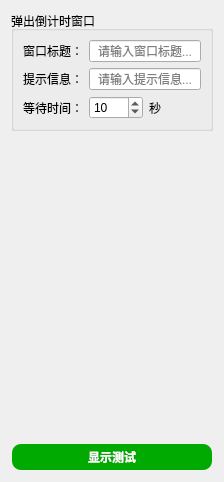
       <widget class="QWidget" name="tab_28">
        <attribute name="title">
         <string>倒计时窗口</string>
        </attribute>
        <layout class="QVBoxLayout" name="verticalLayout_68">
         <item>
          <widget class="QGroupBox" name="groupBox_35">
           <property name="title">
            <string>弹出倒计时窗口</string>
           </property>
           <layout class="QVBoxLayout" name="verticalLayout_67">
            <item>
             <layout class="QHBoxLayout" name="horizontalLayout_6">
              <item>
               <widget class="QLabel" name="label_119">
                <property name="text">
                 <string>窗口标题：</string>
                </property>
                <property name="alignment">
                 <set>Qt::AlignmentFlag::AlignCenter</set>
                </property>
               </widget>
              </item>
              <item>
               <widget class="QLineEdit" name="lineEdit_2">
                <property name="text">
                 <string/>
                </property>
                <property name="alignment">
                 <set>Qt::AlignmentFlag::AlignCenter</set>
                </property>
                <property name="placeholderText">
                 <string>请输入窗口标题...</string>
                </property>
               </widget>
              </item>
             </layout>
            </item>
            <item>
             <layout class="QHBoxLayout" name="horizontalLayout_10">
              <item>
               <widget class="QLabel" name="label_120">
                <property name="text">
                 <string>提示信息：</string>
                </property>
                <property name="alignment">
                 <set>Qt::AlignmentFlag::AlignCenter</set>
                </property>
               </widget>
              </item>
              <item>
               <widget class="QLineEdit" name="lineEdit_6">
                <property name="text">
                 <string/>
                </property>
                <property name="alignment">
                 <set>Qt::AlignmentFlag::AlignCenter</set>
                </property>
                <property name="placeholderText">
                 <string>请输入提示信息...</string>
                </property>
               </widget>
              </item>
             </layout>
            </item>
            <item>
             <layout class="QHBoxLayout" name="horizontalLayout_3">
              <item>
               <widget class="QLabel" name="label_121">
                <property name="text">
                 <string>等待时间：</string>
                </property>
                <property name="alignment">
                 <set>Qt::AlignmentFlag::AlignCenter</set>
                </property>
               </widget>
              </item>
              <item>
               <widget class="QSpinBox" name="spinBox_25">
                <property name="minimum">
                 <number>1</number>
                </property>
                <property name="maximum">
                 <number>9999</number>
                </property>
                <property name="value">
                 <number>10</number>
                </property>
               </widget>
              </item>
              <item>
               <widget class="QLabel" name="label_122">
                <property name="text">
                 <string>秒</string>
                </property>
                <property name="alignment">
                 <set>Qt::AlignmentFlag::AlignCenter</set>
                </property>
               </widget>
              </item>
              <item>
               <spacer name="horizontalSpacer_4">
                <property name="orientation">
                 <enum>Qt::Orientation::Horizontal</enum>
                </property>
                <property name="sizeHint" stdset="0">
                 <size>
                  <width>40</width>
                  <height>20</height>
                 </size>
                </property>
               </spacer>
              </item>
             </layout>
            </item>
           </layout>
          </widget>
         </item>
         <item>
          <spacer name="verticalSpacer_18">
           <property name="orientation">
            <enum>Qt::Orientation::Vertical</enum>
           </property>
           <property name="sizeHint" stdset="0">
            <size>
             <width>20</width>
             <height>306</height>
            </size>
           </property>
          </spacer>
         </item>
         <item>
          <widget class="QPushButton" name="pushButton_25">
           <property name="palette">
            <palette>
             <active>
              <colorrole role="WindowText">
               <brush brushstyle="SolidPattern">
                <color alpha="255">
                 <red>255</red>
                 <green>255</green>
                 <blue>255</blue>
                </color>
               </brush>
              </colorrole>
              <colorrole role="Button">
               <brush brushstyle="SolidPattern">
                <color alpha="255">
                 <red>0</red>
                 <green>170</green>
                 <blue>0</blue>
                </color>
               </brush>
              </colorrole>
              <colorrole role="Text">
               <brush brushstyle="SolidPattern">
                <color alpha="255">
                 <red>255</red>
                 <green>255</green>
                 <blue>255</blue>
                </color>
               </brush>
              </colorrole>
              <colorrole role="ButtonText">
               <brush brushstyle="SolidPattern">
                <color alpha="255">
                 <red>255</red>
                 <green>255</green>
                 <blue>255</blue>
                </color>
               </brush>
              </colorrole>
              <colorrole role="Base">
               <brush brushstyle="SolidPattern">
                <color alpha="255">
                 <red>0</red>
                 <green>170</green>
                 <blue>0</blue>
                </color>
               </brush>
              </colorrole>
              <colorrole role="Window">
               <brush brushstyle="SolidPattern">
                <color alpha="255">
                 <red>0</red>
                 <green>170</green>
                 <blue>0</blue>
                </color>
               </brush>
              </colorrole>
              <colorrole role="PlaceholderText">
               <brush brushstyle="NoBrush">
                <color alpha="128">
                 <red>255</red>
                 <green>255</green>
                 <blue>255</blue>
                </color>
               </brush>
              </colorrole>
             </active>
             <inactive>
              <colorrole role="WindowText">
               <brush brushstyle="SolidPattern">
                <color alpha="255">
                 <red>255</red>
                 <green>255</green>
                 <blue>255</blue>
                </color>
               </brush>
              </colorrole>
              <colorrole role="Button">
               <brush brushstyle="SolidPattern">
                <color alpha="255">
                 <red>0</red>
                 <green>170</green>
                 <blue>0</blue>
                </color>
               </brush>
              </colorrole>
              <colorrole role="Text">
               <brush brushstyle="SolidPattern">
                <color alpha="255">
                 <red>255</red>
                 <green>255</green>
                 <blue>255</blue>
                </color>
               </brush>
              </colorrole>
              <colorrole role="ButtonText">
               <brush brushstyle="SolidPattern">
                <color alpha="255">
                 <red>255</red>
                 <green>255</green>
                 <blue>255</blue>
                </color>
               </brush>
              </colorrole>
              <colorrole role="Base">
               <brush brushstyle="SolidPattern">
                <color alpha="255">
                 <red>0</red>
                 <green>170</green>
                 <blue>0</blue>
                </color>
               </brush>
              </colorrole>
              <colorrole role="Window">
               <brush brushstyle="SolidPattern">
                <color alpha="255">
                 <red>0</red>
                 <green>170</green>
                 <blue>0</blue>
                </color>
               </brush>
              </colorrole>
              <colorrole role="PlaceholderText">
               <brush brushstyle="NoBrush">
                <color alpha="128">
                 <red>255</red>
                 <green>255</green>
                 <blue>255</blue>
                </color>
               </brush>
              </colorrole>
             </inactive>
             <disabled>
              <colorrole role="WindowText">
               <brush brushstyle="SolidPattern">
                <color alpha="255">
                 <red>255</red>
                 <green>255</green>
                 <blue>255</blue>
                </color>
               </brush>
              </colorrole>
              <colorrole role="Button">
               <brush brushstyle="SolidPattern">
                <color alpha="255">
                 <red>0</red>
                 <green>170</green>
                 <blue>0</blue>
                </color>
               </brush>
              </colorrole>
              <colorrole role="Text">
               <brush brushstyle="SolidPattern">
                <color alpha="255">
                 <red>255</red>
                 <green>255</green>
                 <blue>255</blue>
                </color>
               </brush>
              </colorrole>
              <colorrole role="ButtonText">
               <brush brushstyle="SolidPattern">
                <color alpha="92">
                 <red>0</red>
                 <green>0</green>
                 <blue>0</blue>
                </color>
               </brush>
              </colorrole>
              <colorrole role="Base">
               <brush brushstyle="SolidPattern">
                <color alpha="255">
                 <red>0</red>
                 <green>170</green>
                 <blue>0</blue>
                </color>
               </brush>
              </colorrole>
              <colorrole role="Window">
               <brush brushstyle="SolidPattern">
                <color alpha="255">
                 <red>0</red>
                 <green>170</green>
                 <blue>0</blue>
                </color>
               </brush>
              </colorrole>
              <colorrole role="PlaceholderText">
               <brush brushstyle="NoBrush">
                <color alpha="128">
                 <red>255</red>
                 <green>255</green>
                 <blue>255</blue>
                </color>
               </brush>
              </colorrole>
             </disabled>
            </palette>
           </property>
           <property name="font">
            <font>
             <family>Microsoft YaHei</family>
             <bold>true</bold>
            </font>
           </property>
           <property name="styleSheet">
            <string notr="true">QPushButton {
    background-color: rgb(0, 170, 0);
    color: white;
    border-radius: 10px; /* 设置圆角半径 */
    font-family: 'Microsoft YaHei'; /* 设置字体为微软雅黑 */
    padding: 3px 5px; /* 设置内边距，使按钮看起来更美观 */
    border: 2px solid transparent; /* 设置边框为透明 */
}

QPushButton:hover {
    background-color: rgb(0, 150, 0); /* 设置鼠标悬停时的背景颜色 */
}

QPushButton:pressed {
    background-color: rgb(0, 100, 0); /* 设置按钮按下时的背景颜色 */
}
</string>
           </property>
           <property name="text">
            <string>显示测试</string>
           </property>
          </widget>
         </item>
        </layout>
       </widget>
